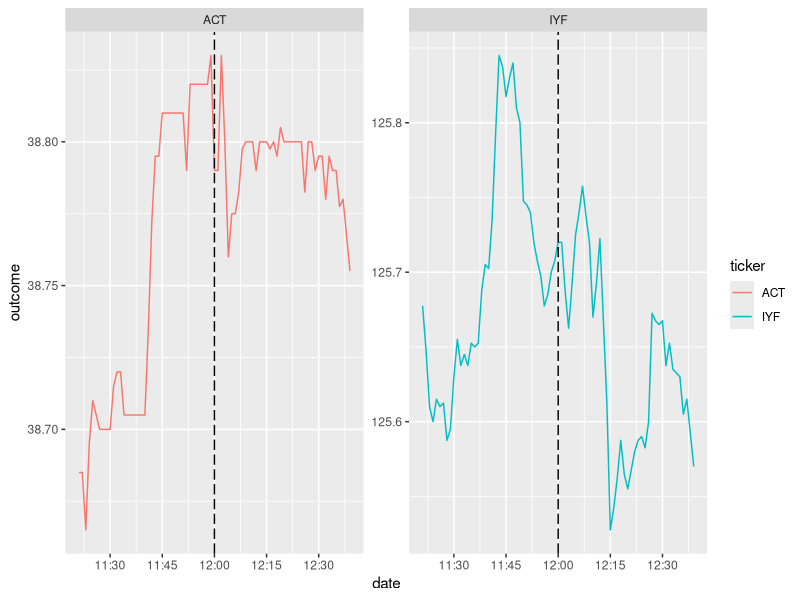
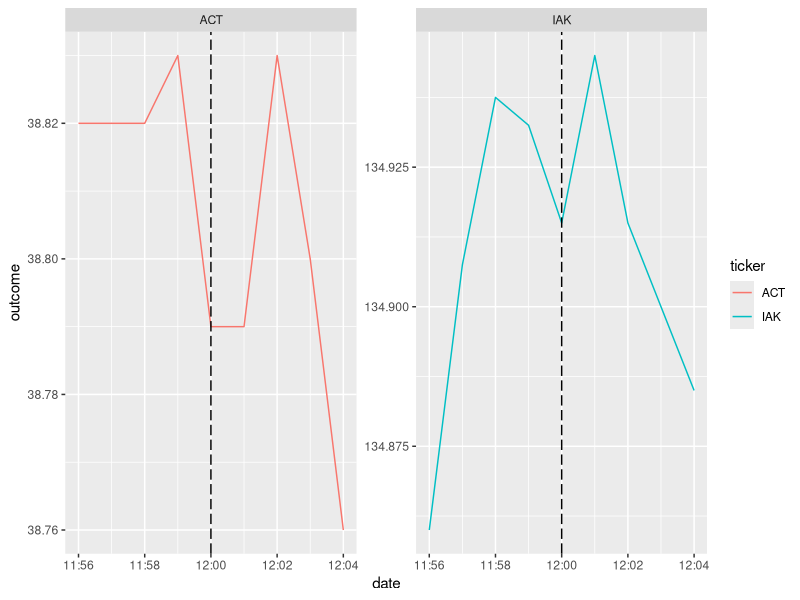

Write R code to recreate these figures, in order.
####### File to manage user interaction with the insider trading data and selecting
# the functions and parameters to run
library(dplyr)
library(tidyverse)
library(lubridate)

#source("insider_trading_data.R")
#source("stock_price_data.R")

############################### FUNCTIONS ###################################

#'Interpret
#'
#'@desription Will interpret the results of the DiD analysis and print out a message
#'
#'@param sum_reg The regression output
#'@param trade_type If the transaction was a "Buy", "Sale", "Proposed Sale"
#'@param outcome_var The user selected outcome variable
#'
interpret <- function(sum_reg, trade_type, outcome_var){

  direction <- ifelse(trade_type == "Buy","increase","decrease")
  coeff <-  sum_reg$coefficients[,1]
  pvalues <-  sum_reg$coefficients[,4]
  
  print(paste0("Your outcome variable is: ", outcome_var))
  print(paste0("The DiD estimator is ", round(coeff[4],3), " with a p value of ", round(pvalues[4],3)))
  print(paste0("This means the effect of the insider trading report being release was ", round(coeff[4],3)))
  if(!(outcome_var %in% c("volume","value"))){
  print(paste0("The trade type was a ",trade_type," so you would anticipate a ", direction,"."))
  } else {
  print(paste0("You are looking at volume or value, so there is no directional interpretation of the results"))
  }
}



#' New Single DiD
#'
#' @description A DiD analysis that adds indicators to the data and runs a simple DiD model
#' 
#' @param df A cleaned dataframe with only two tickers (treated and control)
#' @param trade_event The date and time the insider trade was released
#' @param threshold The user selected time to include for before and after the
#'  insider trading occured
#' @param trade_type The type of trade: Buy, Sale, Proposed Sale
#' @param target_ticker The ticker of the treated stock
#' @param outcome_var The outcome variable selected by the user, in number form, 1 through 4
#'
#' @return The dataframe used from the analysis
new_single_did <- function(df,
                           trade_event,
                           threshold,
                           trade_type,
                           target_ticker,
                           outcome_var = 1L){
  #Setting outcome_var equal to the corresponding string
  if(outcome_var == 1){
    outcome_var <- "avg_price_high_low"
  } else if (outcome_var == 2){
    outcome_var <- "avg_price_open_close"
  } else if (outcome_var == 3){
    outcome_var <- "volume"
  } else {
    outcome_var <- "value"
  }

  #Remove data before and after threshold
  df <- df %>%
    mutate(date = ymd_hms(date)) %>%
    filter(date > ymd_hms(trade_event) - minutes(threshold) &
             date < ymd_hms(trade_event) + minutes(threshold)
    )

  #Create treated and post indicators
  df <- df %>%
    mutate(post = ifelse(date >= ymd_hms(trade_event),1,0),
           treated = ifelse(ticker == target_ticker,1,0)
    )

  #Picking the outcome of interest
  df <- df %>%
    mutate(outcome = case_when(outcome_var == "avg_price_high_low" ~ ((high + low)/2),
                               outcome_var == "avg_price_open_close" ~((open + close)/2),
                               outcome_var == "volume" ~ (volume),
                               outcome_var == "value" ~ (volume * ((open + close)/2)))
    ) %>%
    select(ticker, date, outcome, post, treated)

  #Running the regression
  reg <- lm(outcome ~ post + treated + post:treated, data = df)
  sum_reg <-  summary(reg)

  #Calling interpret function
  print("##### Regression Output ####")
  print(sum_reg)
  
  print("#### Auto Interpretation ####")
  interpret(sum_reg, trade_type, outcome_var)

  #Returning the dataset used in the analyis
  return(df)
}


#' Graph DiD
#' 
#' @description A function to graph the treated and control data side by side with
#' a vertical line for the time of the insider trading event
#' 
#' @param df_did The cleaned data from the single_did function, including the indicators
#' @param trade_event The time of the insider trading event
#'
#' @return The ggplot graph
graph_did <- function(df_did, trade_event){

  trade_event <- as.POSIXct(trade_event, tz = "UTC")
  print(trade_event)
  
  df_did <- df_did %>% 
    arrange(ticker, date)
  
  g1 <- ggplot(data = df_did, aes(x = date, y = outcome, color = ticker, group = ticker)) +
    geom_line() +
    scale_x_datetime(date_labels = "%H:%M") +
    facet_wrap(facets = vars(ticker), scales = "free_y") +
    geom_vline(xintercept = trade_event,
               linetype = "longdash")
    

  return(g1)
}


#'New User Interaction DiD
#'
#' @description Updated code to walk the user through the DiD functions and making selections
#'on their outcome of choice and whether to display graphs, the user will also pick their
#'threshold
#'
#'@param intra_day_list The list returned from our intra_day_data function
#'
new_user_interaction_did <- function(intra_day_list = NULL){
  
  
  if(!is.null(intra_day_list)){
  df_full <- intra_day_list[[1]]
  user_stock <- intra_day_list[[2]]$ticker
  user_ETF <- intra_day_list[[3]]
  user_event <- intra_day_list[[2]]$date
  user_type <- intra_day_list[[2]]$transaction
  } else {
    df_full <- testing_data
    user_stock <- "ACT"
    user_ETF <- "IYF"
    user_event <- "2025-12-01 12:00:00"
    user_type <- "Sale"
  }
  
   cat("👋 Welcome to the Analysis portion of this code. You only need to make a few more selections.

Please chose the type of outcome you want to measure, there are 4 options
   1. avg_price_high_low: The average between the high price in each minute and the low price in each minute.
   2. avg_price_open_close: The average between the price of the stock at the beginning of that minute compared to the end of that minute.
   3. volume: The volume of stocks traded in that minute.
   4. value: The volume multiplied by the avg_price_high_low")

   user_outcome <-  readline("Please select options 1 through 4")

   while(!(user_outcome %in% c("1","2","3","4"))){
     user_outcome <-  readline("Please select options 1 through 4")
   }

   user_outcome <- as.integer(user_outcome)

   cat("Great Choice. 🥳")


     #Creating the two datasets for the two seperate differnece in differences
     df_sector <- df_full %>%
       filter(ticker == user_stock |
                ticker == user_ETF)

     df_industry <- df_full %>%
       filter(ticker == user_stock |
                ticker != user_ETF)

     #Getting the user threshold
     user_thresh <-  readline("One more selection, please type in your minutes thersh hold.
😠 If you enter a non integer, the default will be 5 minutes
🪰 There is a known bug if you pick a thershhold that is larger than the data, so don't do that, please")
     attempted_thresh <- as.integer(user_thresh)

     if(is.na(attempted_thresh)){
       attempted_thresh <- 5L
     }
     cat("🛫 The Analysis will now begin 🛫
First stop: using the Sector ETF as the control group
")
     cat("*********************
Sector/ETF Analysis
*********************
")
     did_data <- new_single_did(df_sector,
                    user_event,
                    attempted_thresh,
                    user_type,
                    user_stock,
                    user_outcome)
     graph_choice <- readline("📊 Press 1 to see the DiD Graph")

     if(graph_choice == "1"){
        g1 <- graph_did(did_data,user_event)
        print(g1)
     }
     
     graph_choice <- readline("⚙️ Press Enter to use the industry ETF as the control now")

     cat("*********************
Industry Analysis
*********************
")
     did_data <- new_single_did(df_industry,
                    user_event,
                    attempted_thresh,
                    user_type,
                    user_stock,
                    user_outcome)
     graph_choice <- readline("📊 Press 1 to see the DiD Graph")
     if(graph_choice == "1"){
       g1 <- graph_did(did_data,user_event)
       print(g1)
     }

     cat("🥳 Thank you for using our code, that is all for now.

Thank you for the amazing courses this semester and last semester 🥳")
   }






################ Running Code ##################
testing_data <- read.csv("data/insider_data/test_data.csv")

## Testing single DiD
df_sector <- testing_data %>%
  filter(ticker == "ACT" |
           ticker == "IYF")



df_industry <- testing_data %>%
  filter(ticker == "ACT" |
           ticker != "IYF")

#Testing new_single did
test_out_data <- new_single_did(df_sector,
               "2025-12-01 12:00:00",
               40,
               "Buy",
               "ACT",
               outcome_var = 1)

g1 <- graph_did(df_did = test_out_data,
                trade_event = "2025-12-01 12:00:00")
print(g1)

test_out_data <- new_single_did(df_industry,
                                "2025-12-01 12:00:00",
                                5,
                                "Buy",
                                "ACT",
                                outcome_var = 1)

# Testing graphing
g1 <- graph_did(df_did = test_out_data,
                trade_event = "2025-12-01 12:00:00")
print(g1)

# Testing new user interaction
##new_user_interaction_did()


#Running the code for real with Marcos's data
## other_script_output <- readRDS("data/insider_data/intra_day_data.rds")

